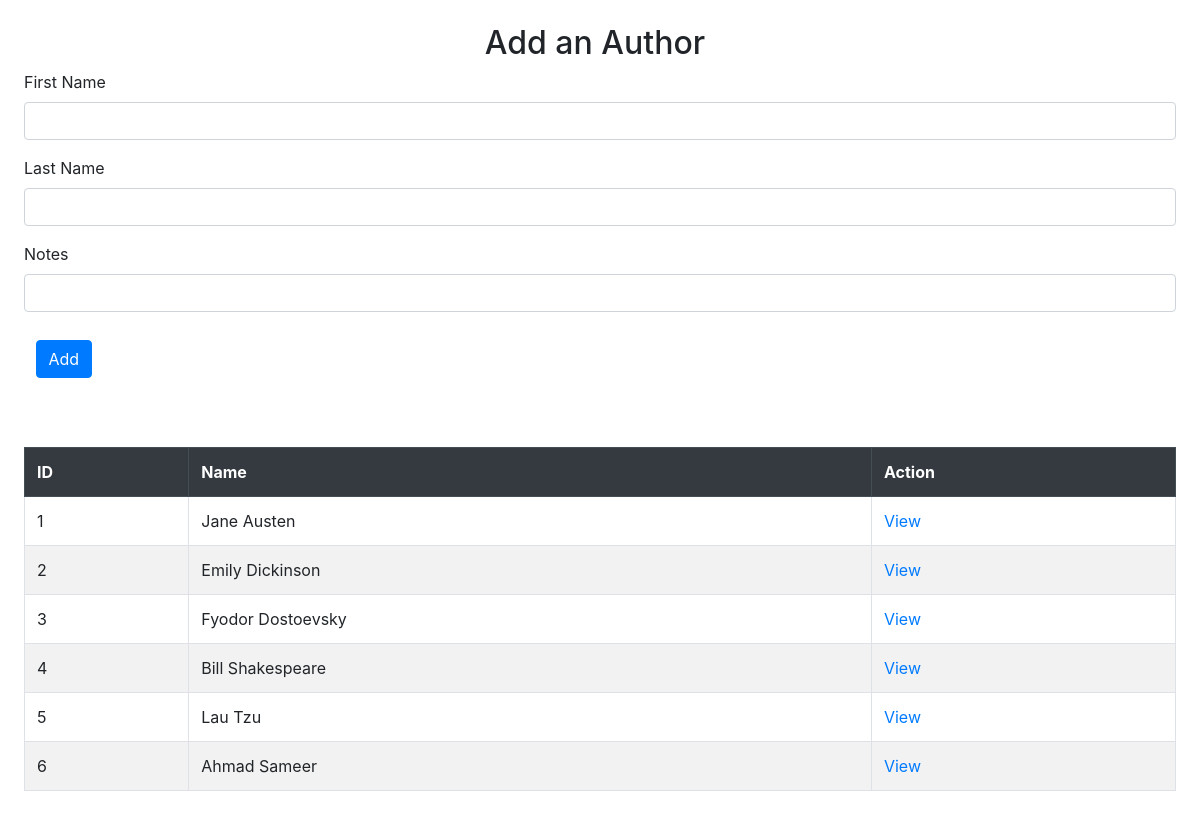
/authors/, run on an earlier commit of the app's database.
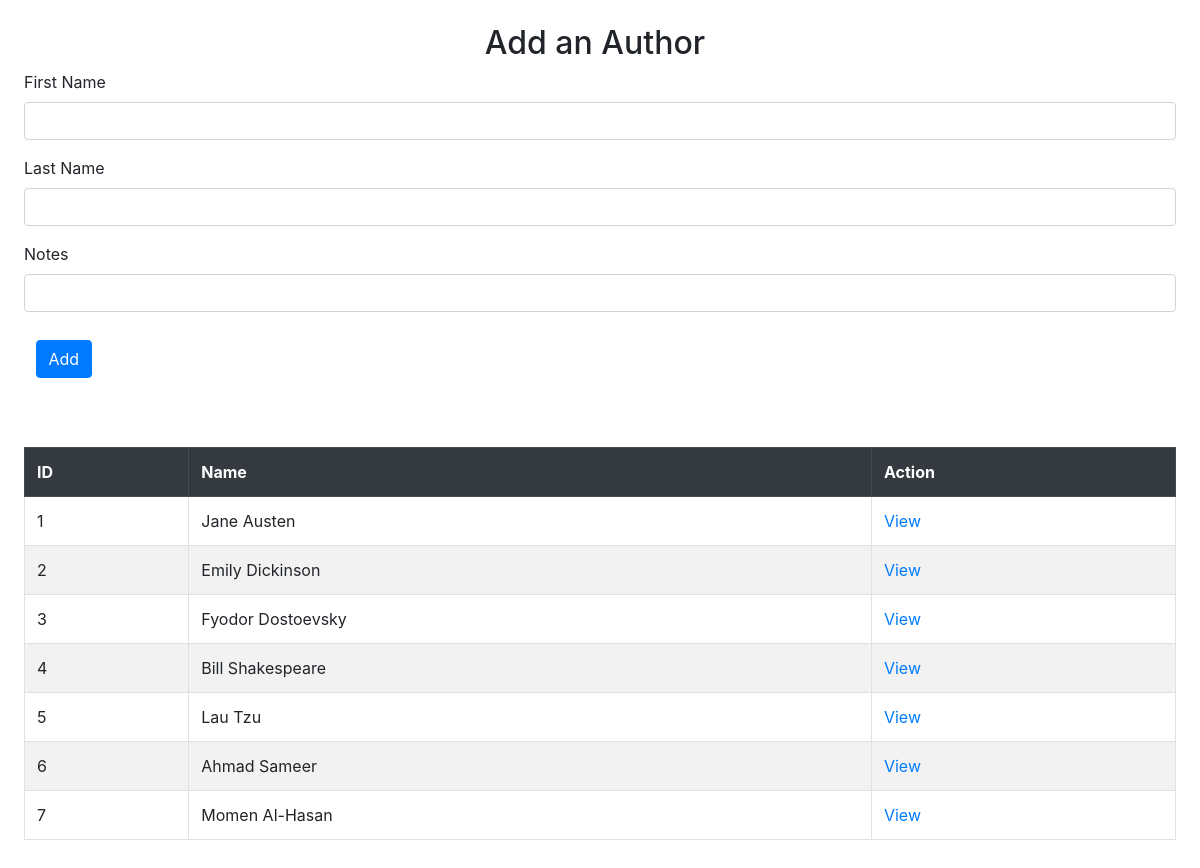
And on a later commit of the database.
### books_authors_app/models.py (models this page shows)
class Author(models.Model):
    first_name = models.CharField(max_length=45)
    last_name = models.CharField(max_length=45)
    notes = models.TextField(default='A well known author')
    books = models.ManyToManyField(Book, related_name='authors')
    created_at = models.DateTimeField(auto_now_add=True)
    updated_at = models.DateTimeField(auto_now=True)

### books_authors_app/views.py (the view)
# urls.py: path('authors/', views.index_authors),
def index_authors(request):
    context = {
        'authors': Author.objects.all(),
    }
    return render(request, 'authors_index.html', context)

### books_authors_app/templates/authors_index.html (shortened to what this page needs)
<!DOCTYPE html>
<html lang="en">
<head>
    {% load static %}
    <link rel="stylesheet" href="https://cdn.jsdelivr.net/npm/bootstrap@4.6.2/dist/css/bootstrap.min.css">
    <link rel="stylesheet" href="{% static 'css/style.css' %}">
</head>
<body>
    <form action="add_author/" method="post">
        <h2>Add an Author</h2>
        <div class="form-group">
            <label for="first_name">First Name</label>
            <input class="form-control" type="text" name="first_name" id="first_name">
        </div>
        <div class="form-group">
            <label for="last_name">Last Name</label>
            <input class="form-control" type="text" name="last_name" id="last_name">
        </div>
        <div class="form-group">
            <label for="notes">Notes</label>
            <input class="form-control" type="text" name="notes" id="notes">
        </div>
        <button type="submit" class="btn btn-primary">Add</button>
    </form>
    <table class="table table-striped table-bordered table-hover">
        <tr class="thead-dark">
            <th scope="col">ID</th>
            <th scope="col">Name</th>
            <th scope="col">Action</th>
        </tr>
        {% for author in authors %}
        <tr scope="row">
            <td>{{ author.id }}</td>
            <td>{{ author.first_name }} {{ author.last_name }}</td>
            <td><a href='{{ author.id }}/'>View</a></td>
        </tr>
        {% endfor %}
    </table>
</body>
</html>

What changed in the data, as far as the page shows it:
added Author: id "7", first_name "Momen", last_name "Al-Hasan"
